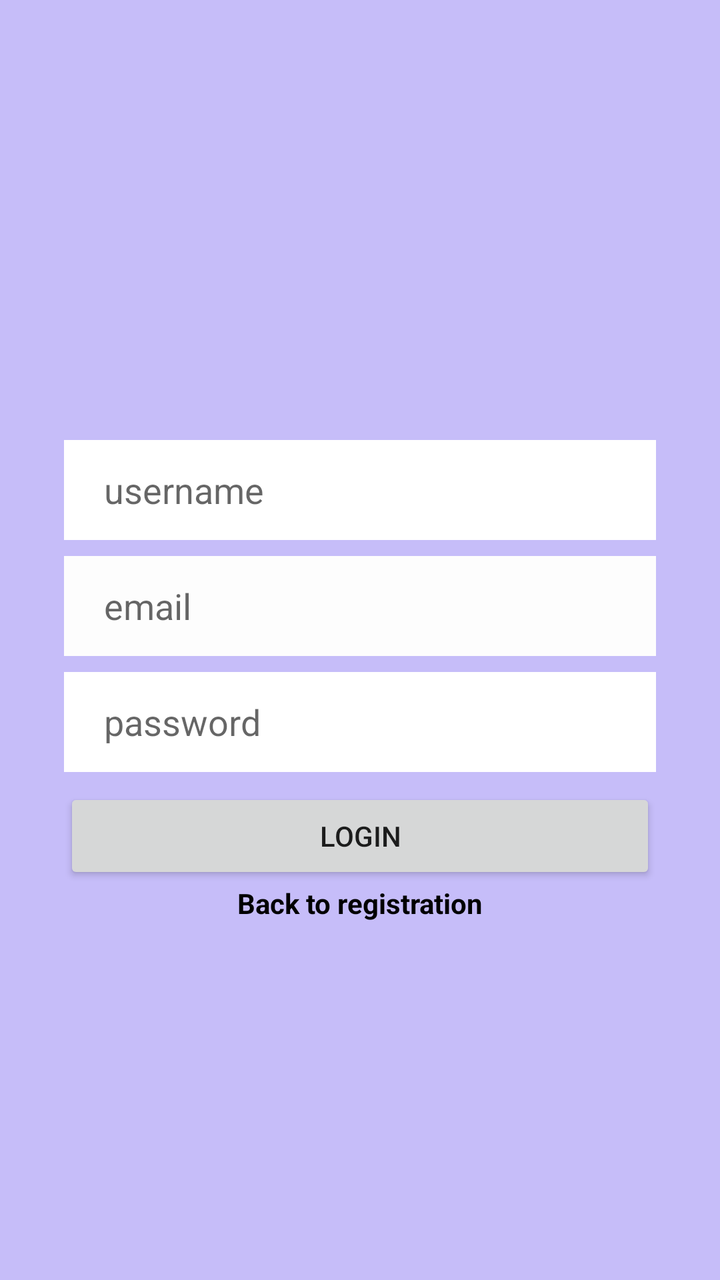
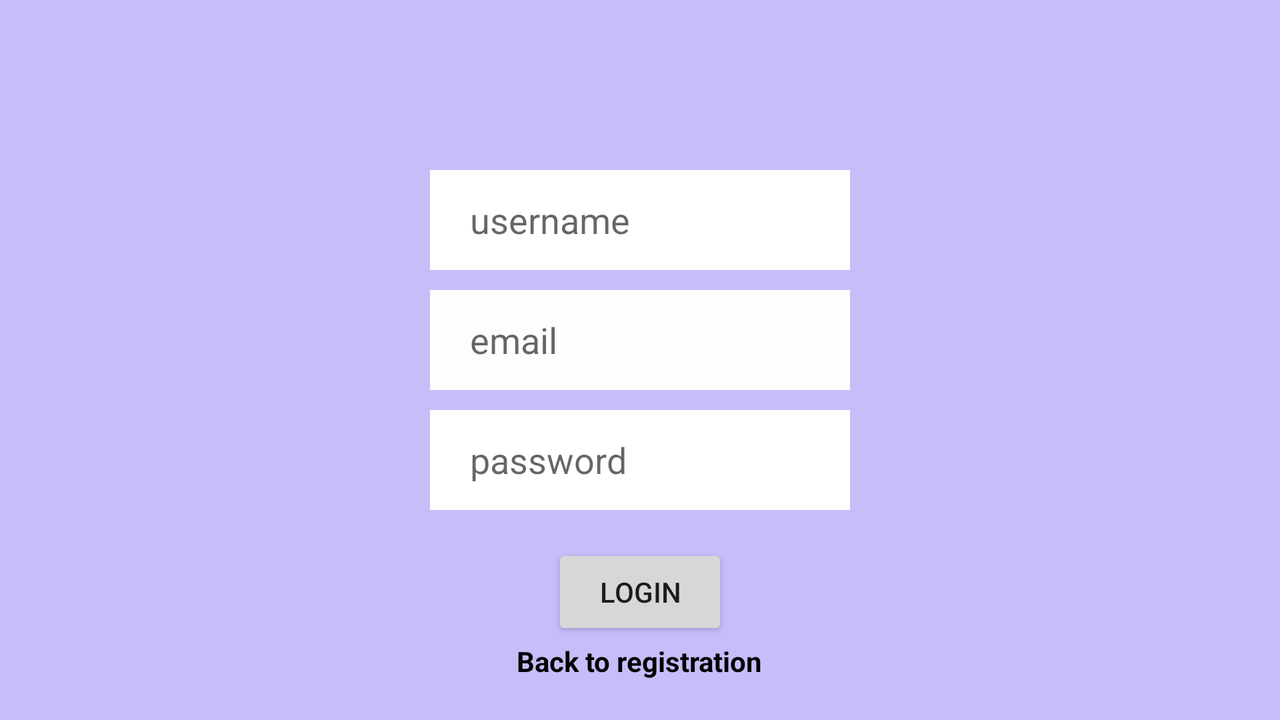

The same Android screen from two of the app's own layout files: first res/layout/ as a phone draws it, then the author's variant for another configuration, drawn on a device whose configuration selects that folder. Both files follow.
<!-- AndroidManifest.xml: application theme MyAppStyle -->
<!-- res/layout/logingact.xml -->
<?xml version="1.0" encoding="utf-8"?>
<androidx.constraintlayout.widget.ConstraintLayout
    xmlns:android="http://schemas.android.com/apk/res/android"
    xmlns:app="http://schemas.android.com/apk/res-auto"
    xmlns:tools="http://schemas.android.com/tools"
    android:layout_width="match_parent"
    android:layout_height="match_parent">

    <ImageView
        android:id="@+id/logo"
        android:layout_width="match_parent"
        android:layout_height="188dp"
        android:contentDescription="logo"
        android:gravity="top"
        android:scaleType="fitXY"
        android:src="@drawable/splash" />


    <EditText
        android:id="@+id/editTextusernameLogin"
        android:layout_width="0dp"
        android:layout_height="50dp"
        android:layout_marginStart="32dp"
        android:layout_marginTop="32dp"
        android:layout_marginEnd="32dp"
        android:background="#FFFFFF"
        android:ems="10"
        android:hint="username"
        android:inputType="textPersonName"
        android:paddingLeft="20dp"
        app:layout_constraintEnd_toEndOf="parent"
        app:layout_constraintStart_toStartOf="parent"
        app:layout_constraintTop_toBottomOf="@+id/logo" />

    <EditText
        android:id="@+id/editTextEmailLogin"
        android:layout_width="0dp"
        android:layout_height="50dp"
        android:layout_marginTop="8dp"
        android:background="#FDFDFD"
        android:ems="10"
        android:hint="email"
        android:inputType="textEmailAddress"
        android:paddingLeft="20dp"
        app:layout_constraintEnd_toEndOf="@+id/editTextusernameLogin"
        app:layout_constraintStart_toStartOf="@+id/editTextusernameLogin"
        app:layout_constraintTop_toBottomOf="@+id/editTextusernameLogin" />

    <EditText
        android:id="@+id/edittextPassLogin"
        android:layout_width="0dp"
        android:layout_height="50dp"
        android:layout_marginTop="8dp"
        android:background="#FFFFFF"
        android:ems="10"
        android:hint="password"
        android:inputType="textPassword"
        android:paddingLeft="20dp"
        app:layout_constraintEnd_toEndOf="@+id/editTextEmailLogin"
        app:layout_constraintStart_toStartOf="@+id/editTextEmailLogin"
        app:layout_constraintTop_toBottomOf="@+id/editTextEmailLogin" />

    <Button
        android:id="@+id/buttonLogin"
        android:layout_width="0dp"
        android:layout_height="wrap_content"
        android:layout_marginTop="8dp"
        android:text="Login"
        app:layout_constraintEnd_toEndOf="@+id/edittextPassLogin"
        app:layout_constraintStart_toStartOf="@+id/edittextPassLogin"
        app:layout_constraintTop_toBottomOf="@+id/edittextPassLogin" />

    <TextView
        android:id="@+id/textViewbacktoReg"
        android:layout_width="wrap_content"
        android:layout_height="wrap_content"
        android:text="Back to registration"
        android:textColor="@color/black"
        android:textStyle="bold"
        app:layout_constraintEnd_toEndOf="@+id/buttonLogin"
        app:layout_constraintStart_toStartOf="@+id/buttonLogin"
        app:layout_constraintTop_toBottomOf="@+id/buttonLogin" />


</androidx.constraintlayout.widget.ConstraintLayout>
<!-- resources referenced by this layout -->
<resources>
  <style name="MyAppStyle" parent="Theme.MaterialComponents.Light.NoActionBar">
          <item name="android:layout_width">match_parent</item>
          <item name="android:layout_height">match_parent</item>
          <item name="android:orientation">vertical</item>
          <item name="android:gravity">center</item>
          <item name="android:windowBackground">@color/background_color</item>
      </style>
  <color name="background_color">#c6bdf9</color>
</resources>
<!-- res/layout-land/logingact.xml (the author's variant of the layout above) -->
<!-- drawn on the phone turned sideways -->
<?xml version="1.0" encoding="utf-8"?>
<FrameLayout xmlns:android="http://schemas.android.com/apk/res/android"
    xmlns:tools = "http://schemas.android.com/tools"
    android:layout_width="match_parent" android:layout_height="match_parent">

    <ImageView
        android:id="@+id/logo"
        android:layout_width="103dp"
        android:layout_height="56dp"
        android:layout_gravity="center_horizontal"
        android:contentDescription="logo"
        android:scaleType="fitXY"
        android:src="@drawable/splash" />


    <EditText
        android:id="@+id/editTextusernameLogin"
        android:layout_width="wrap_content"
        android:layout_height="50dp"
        android:layout_gravity="center_vertical|center_horizontal"
        android:layout_marginBottom="70dp"
        android:background="#FFFFFF"
        android:ems="10"
        android:hint="username"
        android:inputType="textPersonName"
        android:paddingLeft="20dp" />

    <EditText
        android:id="@+id/editTextEmailLogin"
        android:layout_width="wrap_content"
        android:layout_height="50dp"
        android:layout_gravity="center_vertical|center_horizontal"
        android:background="#FDFDFD"
        android:ems="10"
        android:layout_marginBottom="10dp"
        android:hint="email"
        android:inputType="textEmailAddress"
        android:paddingLeft="20dp" />

    <EditText
        android:id="@+id/edittextPassLogin"
        android:layout_width="wrap_content"
        android:layout_height="50dp"
        android:layout_gravity="center_vertical|center_horizontal"
        android:background="#FFFFFF"
        android:layout_marginTop="50dp"
        android:ems="10"
        android:hint="password"
        android:inputType="textPassword"
        android:paddingLeft="20dp" />

    <Button
        android:id="@+id/buttonLogin"
        android:layout_width="wrap_content"
        android:layout_height="wrap_content"
        android:layout_marginBottom="40dp"
        android:layout_gravity="bottom|center_horizontal"
        android:text="Login" />

    <TextView
        android:id="@+id/textViewbacktoReg"
        android:layout_width="wrap_content"
        android:layout_height="wrap_content"
        android:layout_marginBottom="20dp"
        android:layout_gravity="bottom|center_horizontal"
        android:text="Back to registration"
        android:textColor="@color/black"
        android:textStyle="bold" />



</FrameLayout>
